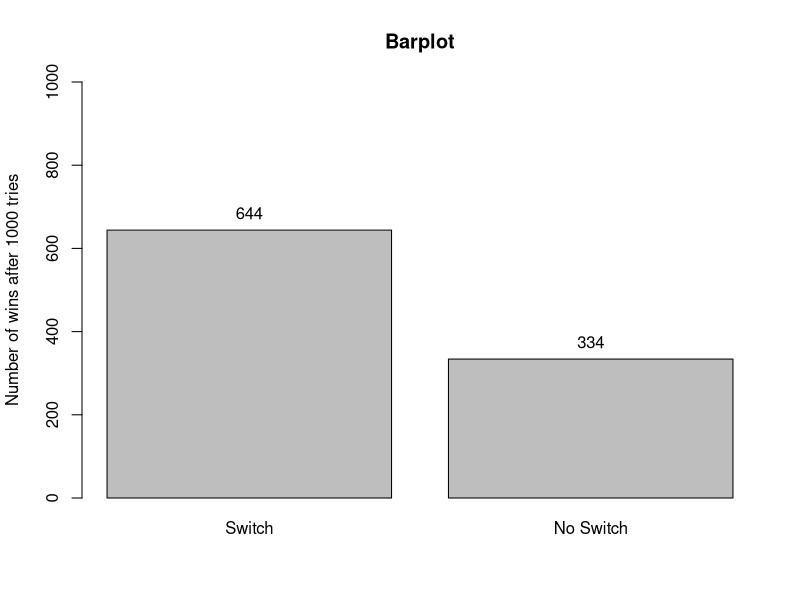

Source code (R):
monty <- function(switch=F) {
  doors = sample(c('car', 'goat', 'goat'), 3)
  pick = sample(1:3, 1)
  if (switch) {
    return(doors[pick] != 'car')
  } else {
    return(doors[pick] == 'car')
  }
}

no_switch = sapply(1:1000, FUN=function(i) monty())
switch = sapply(1:1000, FUN=function(i) monty(switch=T))
#Count the number of truths
values <- c(sum(switch), sum(no_switch))
names <- c("Switch", "No Switch")
#plot the comparision
plot <-barplot(values, names.arg=names, main="Barplot", ylim =c(0,1000), ylab="Number of wins after 1000 tries")
text(plot, values + 2, labels=values, pos=3)
